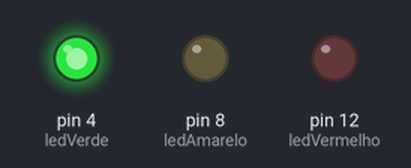
The sketch below on a simulated Arduino Uno, built with avr-gcc and run on an emulated ATmega328P. Parts: output pins drawn as LEDs (lit = HIGH).

Above: at 2.5 s.
At 6.5 s:
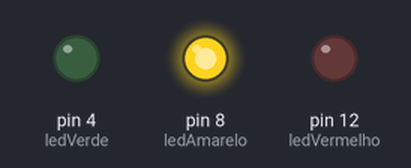
At 11.5 s:
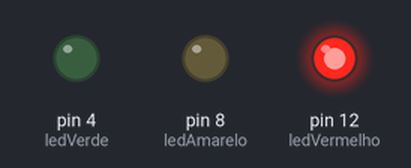
Timing chart, 0 to 19.5 s (numbered marks = the images above):
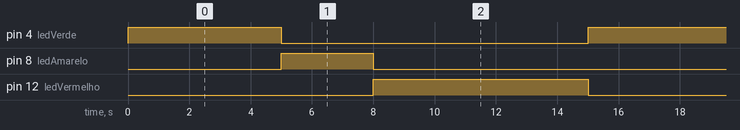

The sketch:

semaforo.ino
```cpp
int ledVermelho = 12;
int ledAmarelo = 8;
int ledVerde = 4;

void setup()
{
  pinMode(ledVermelho, OUTPUT);
  pinMode(ledAmarelo, OUTPUT);
  pinMode(ledVerde, OUTPUT);
}

void loop()
{
  digitalWrite(ledVerde, HIGH);
  delay(5000);
  digitalWrite(ledVerde, LOW);
  digitalWrite(ledAmarelo, HIGH);
  delay(3000);
  digitalWrite(ledAmarelo, LOW);
  digitalWrite(ledVermelho, HIGH);
  delay(7000);
  digitalWrite(ledVermelho, LOW);
}
```

Measured:
- by itself, pin 4 (ledVerde): alternates HIGH for 5.0 s and LOW for 10.0 s
- by itself, pin 8 (ledAmarelo): alternates HIGH for 3.0 s and LOW for 12.0 s
- by itself, pin 12 (ledVermelho): alternates HIGH for 7.0 s and LOW for 8.0 s
